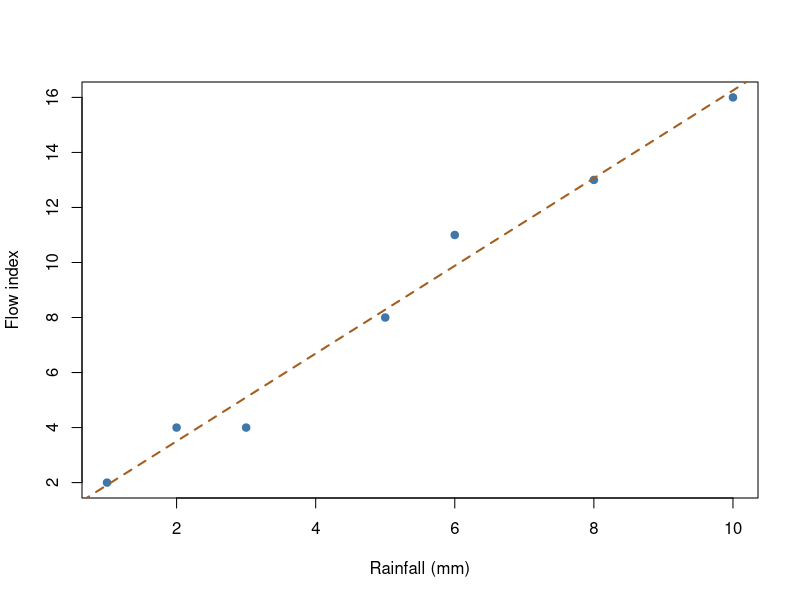

The R source for this figure:
## ---- chunk 1
rain_mm <- c(1,2,3,5,6,8,10)
flow <- c(2,4,4,8,11,13,16)
fit <- lm(flow ~ rain_mm)
print(coef(fit))
print(summary(fit)$r.squared)
plot(rain_mm,flow,pch=19,col="#3F78A8",
     xlab="Rainfall (mm)",ylab="Flow index")
abline(fit,col="#A35E20",lty=2,lwd=2)
